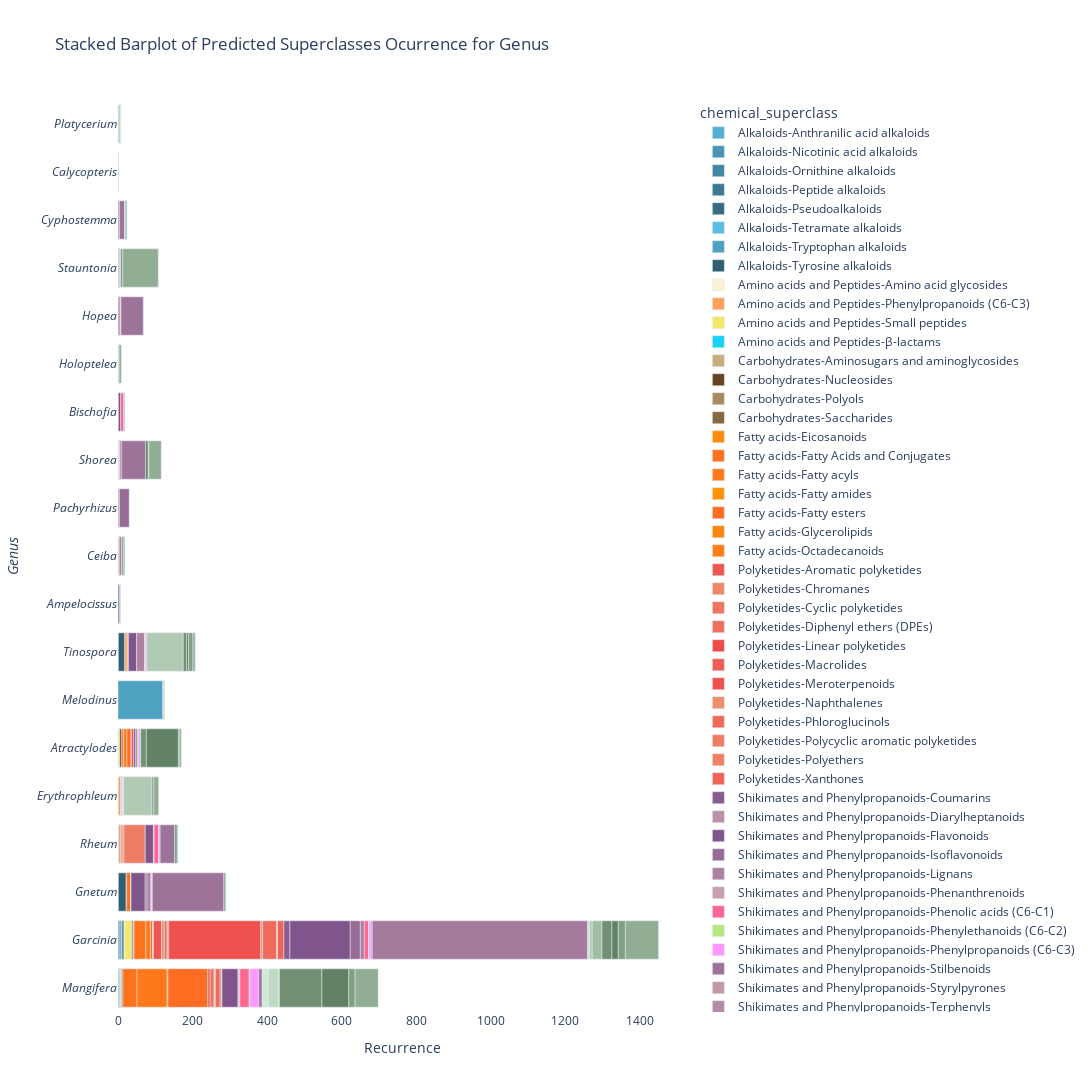

Write notebook code for a chart like this one.
### Markdown cell above
Generate une plot by GENUS and the chemical class

### Code cell
# Define base colors for each Pathway

pathway_colors = {
    'Terpenoids': ('#618264', '#D0E7D2'),  # Green start and lighter green end
    'Alkaloids': ('#305F72', '#5CBCE2'),   # Blue start and lighter blue end  
    'Shikimates and Phenylpropanoids': ('#80558C', '#CBA0AE'),  # Purple start and lighter purple end
    'Polyketides': ('#EF4B4B', '#EC8F6A'),  # Red start and lighter purple end
    'Fatty acids': ('#FF6C22', '#FF9209'),  # Orange start and lighter purple end
    'Amino acids and Peptides': ('#F4E869', '#FAF2D3'),  # Yellow start and lighter purple end
    'Carbohydrates': ('#65451F','#C8AE7D')  # Brown start and lighter purple end
}

def interpolate_color(color1, color2, factor: float):
    """Interpolate between two colors"""
    color1 = np.array(mcolors.to_rgb(color1))
    color2 = np.array(mcolors.to_rgb(color2))
    return mcolors.to_hex((1 - factor) * color1 + factor * color2)

def generate_shades(pathway, num_shades):
    base_color, end_color = pathway_colors.get(pathway, ('gray', 'lightgray'))
    if num_shades == 1:
        return [base_color]  # Return the base color if only one shade is requested
    shades = []
    for i in range(num_shades):
        factor = i / (num_shades - 1)
        shades.append(interpolate_color(base_color, end_color, factor))
    return shades


# Step 1: Initialize an empty DataFrame to store all data
all_data = pd.DataFrame(columns=['organism_taxonomy_08genus', 'chemical_superclass'])

# Step 2: Read data from all .tsv files in the output_folder
genus_data_folder = os.path.join(output_folder, 'genus_data')
for filename in os.listdir(genus_data_folder):
    if filename.endswith(".tsv"):
        file_data = pd.read_csv(os.path.join(genus_data_folder, filename), sep='\t')
        all_data = pd.concat([all_data, file_data])

# Step 3: Rename the "queried_taxaLabel" column to "species"
all_data.rename(columns={'organism_taxonomy_08genus': 'genus'}, inplace=True)

# Remove 'API Error-API Error' and 'Not Classified-Not Classified'
all_data = all_data[(all_data['chemical_superclass'] != 'API Error-API Error') & 
                    (all_data['chemical_superclass'] != 'Not Classified-Not Classified')]

def split_chemical_superclass(row):
    # Check if the value is a string before splitting
    if isinstance(row['chemical_superclass'], str):
        parts = row['chemical_superclass'].split('-')
        if len(parts) == 2:
            return parts[0], parts[1]  # Pathway and Superclass are present
        else:
            return parts[0], 'Unknown'  # Only Pathway is present, or the format is not as expected
    else:
        # Return default values if the entry is NaN or not a string
        return 'Unknown', 'Unknown'

# Apply the function to each row
all_data[['Pathway', 'superclass']] = all_data.apply(lambda row: split_chemical_superclass(row), axis=1, result_type='expand')

# Step 4: Process data for color mapping
color_map = {}
for pathway, superclasses in all_data.groupby('Pathway')['superclass'].unique().items():
    shades = generate_shades(pathway, len(superclasses))
    for superclass, shade in zip(superclasses, shades):
        color_map[f"{pathway}-{superclass}"] = shade

# Step 5: Group and aggregate data to calculate recurrence
agg_data = all_data.groupby(['genus', 'chemical_superclass']).size().reset_index(name='recurrence')

# Step 6: Create the stacked barplot with the custom color palette
fig = px.bar(agg_data, y=agg_data['genus'].apply(lambda x: f"<i>{x}</i>"), x='recurrence',
             title='Stacked Barplot of Predicted Superclasses Ocurrence for Genus',
             labels={'recurrence': 'Recurrence'},
             color='chemical_superclass',
             color_discrete_map=color_map,
             category_orders={'chemical_superclass': sorted(agg_data['chemical_superclass'].unique())},
             orientation='h')

# Modify the y-axis label
fig.update_yaxes(title_text='<i>Genus<i>')

# Set a white background
fig.update_layout(plot_bgcolor='white')

# Modify the size of the figure
fig.update_layout(width=1500, height=1600)

# Save the figure as an HTML file
fig.write_html(f'{output_folder}Wikidata_superclass_barplot_genus.html')

# Show the figure
fig.show()

### Figure 1 — Plotly figure (JSON) as saved in the notebook; plotly's stock layout.template omitted (floating-point values rounded to 4 significant figures)
{"data": [{"alignmentgroup": "True", "hovertemplate": "chemical_superclass=Alkaloids-Anthranilic acid alkaloids<br>Recurrence=%{x}<br>y=%{y}<extra></extra>", "legendgroup": "Alkaloids-Anthranilic acid alkaloids", "marker": {"color": "#56afd2", "pattern": {"shape": ""}}, "name": "Alkaloids-Anthranilic acid alkaloids", "offsetgroup": "Alkaloids-Anthranilic acid alkaloids", "orientation": "h", "showlegend": true, "textposition": "auto", "type": "bar", "x": [1], "xaxis": "x", "y": ["<i>Mangifera</i>"], "yaxis": "y"}, {"alignmentgroup": "True", "hovertemplate": "chemical_superclass=Alkaloids-Nicotinic acid alkaloids<br>Recurrence=%{x}<br>y=%{y}<extra></extra>", "legendgroup": "Alkaloids-Nicotinic acid alkaloids", "marker": {"color": "#4994b2", "pattern": {"shape": ""}}, "name": "Alkaloids-Nicotinic acid alkaloids", "offsetgroup": "Alkaloids-Nicotinic acid alkaloids", "orientation": "h", "showlegend": true, "textposition": "auto", "type": "bar", "x": [3, 1, 2], "xaxis": "x", "y": ["<i>Garcinia</i>", "<i>Gnetum</i>", "<i>Mangifera</i>"], "yaxis": "y"}, {"alignmentgroup": "True", "hovertemplate": "chemical_superclass=Alkaloids-Ornithine alkaloids<br>Recurrence=%{x}<br>y=%{y}<extra></extra>", "legendgroup": "Alkaloids-Ornithine alkaloids", "marker": {"color": "#4387a2", "pattern": {"shape": ""}}, "name": "Alkaloids-Ornithine alkaloids", "offsetgroup": "Alkaloids-Ornithine alkaloids", "orientation": "h", "showlegend": true, "textposition": "auto", "type": "bar", "x": [3, 1], "xaxis": "x", "y": ["<i>Garcinia</i>", "<i>Rheum</i>"], "yaxis": "y"}, {"alignmentgroup": "True", "hovertemplate": "chemical_superclass=Alkaloids-Peptide alkaloids<br>Recurrence=%{x}<br>y=%{y}<extra></extra>", "legendgroup": "Alkaloids-Peptide alkaloids", "marker": {"color": "#3d7a92", "pattern": {"shape": ""}}, "name": "Alkaloids-Peptide alkaloids", "offsetgroup": "Alkaloids-Peptide alkaloids", "orientation": "h", "showlegend": true, "textposition": "auto", "type": "bar", "x": [1], "xaxis": "x", "y": ["<i>Erythrophleum</i>"], "yaxis": "y"}, {"alignmentgroup": "True", "hovertemplate": "chemical_superclass=Alkaloids-Pseudoalkaloids<br>Recurrence=%{x}<br>y=%{y}<extra></extra>", "legendgroup": "Alkaloids-Pseudoalkaloids", "marker": {"color": "#366c82", "pattern": {"shape": ""}}, "name": "Alkaloids-Pseudoalkaloids", "offsetgroup": "Alkaloids-Pseudoalkaloids", "orientation": "h", "showlegend": true, "textposition": "auto", "type": "bar", "x": [1, 4, 2], "xaxis": "x", "y": ["<i>Atractylodes</i>", "<i>Garcinia</i>", "<i>Mangifera</i>"], "yaxis": "y"}, {"alignmentgroup": "True", "hovertemplate": "chemical_superclass=Alkaloids-Tetramate alkaloids<br>Recurrence=%{x}<br>y=%{y}<extra></extra>", "legendgroup": "Alkaloids-Tetramate alkaloids", "marker": {"color": "#5cbce2", "pattern": {"shape": ""}}, "name": "Alkaloids-Tetramate alkaloids", "offsetgroup": "Alkaloids-Tetramate alkaloids", "orientation": "h", "showlegend": true, "textposition": "auto", "type": "bar", "x": [1], "xaxis": "x", "y": ["<i>Mangifera</i>"], "yaxis": "y"}, {"alignmentgroup": "True", "hovertemplate": "chemical_superclass=Alkaloids-Tryptophan alkaloids<br>Recurrence=%{x}<br>y=%{y}<extra></extra>", "legendgroup": "Alkaloids-Tryptophan alkaloids", "marker": {"color": "#4fa1c2", "pattern": {"shape": ""}}, "name": "Alkaloids-Tryptophan alkaloids", "offsetgroup": "Alkaloids-Tryptophan alkaloids", "orientation": "h", "showlegend": true, "textposition": "auto", "type": "bar", "x": [1, 120, 1, 1], "xaxis": "x", "y": ["<i>Garcinia</i>", "<i>Melodinus</i>", "<i>Rheum</i>", "<i>Tinospora</i>"], "yaxis": "y"}, {"alignmentgroup": "True", "hovertemplate": "chemical_superclass=Alkaloids-Tyrosine alkaloids<br>Recurrence=%{x}<br>y=%{y}<extra></extra>", "legendgroup": "Alkaloids-Tyrosine alkaloids", "marker": {"color": "#305f72", "pattern": {"shape": ""}}, "name": "Alkaloids-Tyrosine alkaloids", "offsetgroup": "Alkaloids-Tyrosine alkaloids", "orientation": "h", "showlegend": true, "textposition": "auto", "type": "bar", "x": [3, 5, 21, 1, 1, 17], "xaxis": "x", "y": ["<i>Ampelocissus</i>", "<i>Garcinia</i>", "<i>Gnetum</i>", "<i>Mangifera</i>", "<i>Melodinus</i>", "<i>Tinospora</i>"], "yaxis": "y"}, {"alignmentgroup": "True", "hovertemplate": "chemical_superclass=Amino acids and Peptides-Amino acid glycosides<br>Recurrence=%{x}<br>y=%{y}<extra></extra>", "legendgroup": "Amino acids and Peptides-Amino acid glycosides", "marker": {"color": "#faf2d3", "pattern": {"shape": ""}}, "name": "Amino acids and Peptides-Amino acid glycosides", "offsetgroup": "Amino acids and Peptides-Amino acid glycosides", "orientation": "h", "showlegend": true, "textposition": "auto", "type": "bar", "x": [2], "xaxis": "x", "y": ["<i>Garcinia</i>"], "yaxis": "y"}, {"alignmentgroup": "True", "hovertemplate": "chemical_superclass=Amino acids and Peptides-Phenylpropanoids (C6-C3)<br>Recurrence=%{x}<br>y=%{y}<extra></extra>", "legendgroup": "Amino acids and Peptides-Phenylpropanoids (C6-C3)", "marker": {"color": "#FFA15A", "pattern": {"shape": ""}}, "name": "Amino acids and Peptides-Phenylpropanoids (C6-C3)", "offsetgroup": "Amino acids and Peptides-Phenylpropanoids (C6-C3)", "orientation": "h", "showlegend": true, "textposition": "auto", "type": "bar", "x": [6, 7], "xaxis": "x", "y": ["<i>Erythrophleum</i>", "<i>Tinospora</i>"], "yaxis": "y"}, {"alignmentgroup": "True", "hovertemplate": "chemical_superclass=Amino acids and Peptides-Small peptides<br>Recurrence=%{x}<br>y=%{y}<extra></extra>", "legendgroup": "Amino acids and Peptides-Small peptides", "marker": {"color": "#f4e869", "pattern": {"shape": ""}}, "name": "Amino acids and Peptides-Small peptides", "offsetgroup": "Amino acids and Peptides-Small peptides", "orientation": "h", "showlegend": true, "textposition": "auto", "type": "bar", "x": [4, 18, 2, 1], "xaxis": "x", "y": ["<i>Atractylodes</i>", "<i>Garcinia</i>", "<i>Mangifera</i>", "<i>Rheum</i>"], "yaxis": "y"}, {"alignmentgroup": "True", "hovertemplate": "chemical_superclass=Amino acids and Peptides-β-lactams<br>Recurrence=%{x}<br>y=%{y}<extra></extra>", "legendgroup": "Amino acids and Peptides-β-lactams", "marker": {"color": "#19d3f3", "pattern": {"shape": ""}}, "name": "Amino acids and Peptides-β-lactams", "offsetgroup": "Amino acids and Peptides-β-lactams", "orientation": "h", "showlegend": true, "textposition": "auto", "type": "bar", "x": [1], "xaxis": "x", "y": ["<i>Melodinus</i>"], "yaxis": "y"}, {"alignmentgroup": "True", "hovertemplate": "chemical_superclass=Carbohydrates-Aminosugars and aminoglycosides<br>Recurrence=%{x}<br>y=%{y}<extra></extra>", "legendgroup": "Carbohydrates-Aminosugars and aminoglycosides", "marker": {"color": "#c8ae7d", "pattern": {"shape": ""}}, "name": "Carbohydrates-Aminosugars and aminoglycosides", "offsetgroup": "Carbohydrates-Aminosugars and aminoglycosides", "orientation": "h", "showlegend": true, "textposition": "auto", "type": "bar", "x": [1], "xaxis": "x", "y": ["<i>Garcinia</i>"], "yaxis": "y"}, {"alignmentgroup": "True", "hovertemplate": "chemical_superclass=Carbohydrates-Nucleosides<br>Recurrence=%{x}<br>y=%{y}<extra></extra>", "legendgroup": "Carbohydrates-Nucleosides", "marker": {"color": "#65451f", "pattern": {"shape": ""}}, "name": "Carbohydrates-Nucleosides", "offsetgroup": "Carbohydrates-Nucleosides", "orientation": "h", "showlegend": true, "textposition": "auto", "type": "bar", "x": [5, 1, 1], "xaxis": "x", "y": ["<i>Atractylodes</i>", "<i>Garcinia</i>", "<i>Mangifera</i>"], "yaxis": "y"}, {"alignmentgroup": "True", "hovertemplate": "chemical_superclass=Carbohydrates-Polyols<br>Recurrence=%{x}<br>y=%{y}<extra></extra>", "legendgroup": "Carbohydrates-Polyols", "marker": {"color": "#a78b5e", "pattern": {"shape": ""}}, "name": "Carbohydrates-Polyols", "offsetgroup": "Carbohydrates-Polyols", "orientation": "h", "showlegend": true, "textposition": "auto", "type": "bar", "x": [1], "xaxis": "x", "y": ["<i>Erythrophleum</i>"], "yaxis": "y"}, {"alignmentgroup": "True", "hovertemplate": "chemical_superclass=Carbohydrates-Saccharides<br>Recurrence=%{x}<br>y=%{y}<extra></extra>", "legendgroup": "Carbohydrates-Saccharides", "marker": {"color": "#86683e", "pattern": {"shape": ""}}, "name": "Carbohydrates-Saccharides", "offsetgroup": "Carbohydrates-Saccharides", "orientation": "h", "showlegend": true, "textposition": "auto", "type": "bar", "x": [1, 4, 1, 3, 2], "xaxis": "x", "y": ["<i>Ceiba</i>", "<i>Garcinia</i>", "<i>Gnetum</i>", "<i>Mangifera</i>", "<i>Pachyrhizus</i>"], "yaxis": "y"}, {"alignmentgroup": "True", "hovertemplate": "chemical_superclass=Fatty acids-Eicosanoids<br>Recurrence=%{x}<br>y=%{y}<extra></extra>", "legendgroup": "Fatty acids-Eicosanoids", "marker": {"color": "#ff8c0d", "pattern": {"shape": ""}}, "name": "Fatty acids-Eicosanoids", "offsetgroup": "Fatty acids-Eicosanoids", "orientation": "h", "showlegend": true, "textposition": "auto", "type": "bar", "x": [1], "xaxis": "x", "y": ["<i>Garcinia</i>"], "yaxis": "y"}, {"alignmentgroup": "True", "hovertemplate": "chemical_superclass=Fatty acids-Fatty Acids and Conjugates<br>Recurrence=%{x}<br>y=%{y}<extra></extra>", "legendgroup": "Fatty acids-Fatty Acids and Conjugates", "marker": {"color": "#ff721e", "pattern": {"shape": ""}}, "name": "Fatty acids-Fatty Acids and Conjugates", "offsetgroup": "Fatty acids-Fatty Acids and Conjugates", "orientation": "h", "showlegend": true, "textposition": "auto", "type": "bar", "x": [5, 2, 32, 11, 38, 4, 1], "xaxis": "x", "y": ["<i>Atractylodes</i>", "<i>Ceiba</i>", "<i>Garcinia</i>", "<i>Gnetum</i>", "<i>Mangifera</i>", "<i>Rheum</i>", "<i>Shorea</i>"], "yaxis": "y"}, {"alignmentgroup": "True", "hovertemplate": "chemical_superclass=Fatty acids-Fatty acyls<br>Recurrence=%{x}<br>y=%{y}<extra></extra>", "legendgroup": "Fatty acids-Fatty acyls", "marker": {"color": "#ff791a", "pattern": {"shape": ""}}, "name": "Fatty acids-Fatty acyls", "offsetgroup": "Fatty acids-Fatty acyls", "orientation": "h", "showlegend": true, "textposition": "auto", "type": "bar", "x": [9, 1, 12, 2, 81, 2], "xaxis": "x", "y": ["<i>Atractylodes</i>", "<i>Bischofia</i>", "<i>Garcinia</i>", "<i>Holoptelea</i>", "<i>Mangifera</i>", "<i>Tinospora</i>"], "yaxis": "y"}, {"alignmentgroup": "True", "hovertemplate": "chemical_superclass=Fatty acids-Fatty amides<br>Recurrence=%{x}<br>y=%{y}<extra></extra>", "legendgroup": "Fatty acids-Fatty amides", "marker": {"color": "#ff9209", "pattern": {"shape": ""}}, "name": "Fatty acids-Fatty amides", "offsetgroup": "Fatty acids-Fatty amides", "orientation": "h", "showlegend": true, "textposition": "auto", "type": "bar", "x": [2], "xaxis": "x", "y": ["<i>Mangifera</i>"], "yaxis": "y"}, {"alignmentgroup": "True", "hovertemplate": "chemical_superclass=Fatty acids-Fatty esters<br>Recurrence=%{x}<br>y=%{y}<extra></extra>", "legendgroup": "Fatty acids-Fatty esters", "marker": {"color": "#ff6c22", "pattern": {"shape": ""}}, "name": "Fatty acids-Fatty esters", "offsetgroup": "Fatty acids-Fatty esters", "orientation": "h", "showlegend": true, "textposition": "auto", "type": "bar", "x": [11, 6, 107, 1, 1], "xaxis": "x", "y": ["<i>Atractylodes</i>", "<i>Garcinia</i>", "<i>Mangifera</i>", "<i>Shorea</i>", "<i>Tinospora</i>"], "yaxis": "y"}, {"alignmentgroup": "True", "hovertemplate": "chemical_superclass=Fatty acids-Glycerolipids<br>Recurrence=%{x}<br>y=%{y}<extra></extra>", "legendgroup": "Fatty acids-Glycerolipids", "marker": {"color": "#ff8511", "pattern": {"shape": ""}}, "name": "Fatty acids-Glycerolipids", "offsetgroup": "Fatty acids-Glycerolipids", "orientation": "h", "showlegend": true, "textposition": "auto", "type": "bar", "x": [1], "xaxis": "x", "y": ["<i>Garcinia</i>"], "yaxis": "y"}, {"alignmentgroup": "True", "hovertemplate": "chemical_superclass=Fatty acids-Octadecanoids<br>Recurrence=%{x}<br>y=%{y}<extra></extra>", "legendgroup": "Fatty acids-Octadecanoids", "marker": {"color": "#ff7f16", "pattern": {"shape": ""}}, "name": "Fatty acids-Octadecanoids", "offsetgroup": "Fatty acids-Octadecanoids", "orientation": "h", "showlegend": true, "textposition": "auto", "type": "bar", "x": [1, 1], "xaxis": "x", "y": ["<i>Garcinia</i>", "<i>Shorea</i>"], "yaxis": "y"}, {"alignmentgroup": "True", "hovertemplate": "chemical_superclass=Polyketides-Aromatic polyketides<br>Recurrence=%{x}<br>y=%{y}<extra></extra>", "legendgroup": "Polyketides-Aromatic polyketides", "marker": {"color": "#ee5751", "pattern": {"shape": ""}}, "name": "Polyketides-Aromatic polyketides", "offsetgroup": "Polyketides-Aromatic polyketides", "orientation": "h", "showlegend": true, "textposition": "auto", "type": "bar", "x": [1, 22, 3, 6, 1, 1, 1], "xaxis": "x", "y": ["<i>Atractylodes</i>", "<i>Garcinia</i>", "<i>Hopea</i>", "<i>Mangifera</i>", "<i>Melodinus</i>", "<i>Shorea</i>", "<i>Stauntonia</i>"], "yaxis": "y"}, {"alignmentgroup": "True", "hovertemplate": "chemical_superclass=Polyketides-Chromanes<br>Recurrence=%{x}<br>y=%{y}<extra></extra>", "legendgroup": "Polyketides-Chromanes", "marker": {"color": "#ec8967", "pattern": {"shape": ""}}, "name": "Polyketides-Chromanes", "offsetgroup": "Polyketides-Chromanes", "orientation": "h", "showlegend": true, "textposition": "auto", "type": "bar", "x": [7, 4], "xaxis": "x", "y": ["<i>Garcinia</i>", "<i>Rheum</i>"], "yaxis": "y"}, {"alignmentgroup": "True", "hovertemplate": "chemical_superclass=Polyketides-Cyclic polyketides<br>Recurrence=%{x}<br>y=%{y}<extra></extra>", "legendgroup": "Polyketides-Cyclic polyketides", "marker": {"color": "#ed765f", "pattern": {"shape": ""}}, "name": "Polyketides-Cyclic polyketides", "offsetgroup": "Polyketides-Cyclic polyketides", "orientation": "h", "showlegend": true, "textposition": "auto", "type": "bar", "x": [8, 11], "xaxis": "x", "y": ["<i>Garcinia</i>", "<i>Mangifera</i>"], "yaxis": "y"}, {"alignmentgroup": "True", "hovertemplate": "chemical_superclass=Polyketides-Diphenyl ethers (DPEs)<br>Recurrence=%{x}<br>y=%{y}<extra></extra>", "legendgroup": "Polyketides-Diphenyl ethers (DPEs)", "marker": {"color": "#ed705c", "pattern": {"shape": ""}}, "name": "Polyketides-Diphenyl ethers (DPEs)", "offsetgroup": "Polyketides-Diphenyl ethers (DPEs)", "orientation": "h", "showlegend": true, "textposition": "auto", "type": "bar", "x": [1], "xaxis": "x", "y": ["<i>Garcinia</i>"], "yaxis": "y"}, {"alignmentgroup": "True", "hovertemplate": "chemical_superclass=Polyketides-Linear polyketides<br>Recurrence=%{x}<br>y=%{y}<extra></extra>", "legendgroup": "Polyketides-Linear polyketides", "marker": {"color": "#ef4b4b", "pattern": {"shape": ""}}, "name": "Polyketides-Linear polyketides", "offsetgroup": "Polyketides-Linear polyketides", "orientation": "h", "showlegend": true, "textposition": "auto", "type": "bar", "x": [2], "xaxis": "x", "y": ["<i>Ampelocissus</i>"], "yaxis": "y"}, {"alignmentgroup": "True", "hovertemplate": "chemical_superclass=Polyketides-Macrolides<br>Recurrence=%{x}<br>y=%{y}<extra></extra>", "legendgroup": "Polyketides-Macrolides", "marker": {"color": "#ee5e53", "pattern": {"shape": ""}}, "name": "Polyketides-Macrolides", "offsetgroup": "Polyketides-Macrolides", "orientation": "h", "showlegend": true, "textposition": "auto", "type": "bar", "x": [1, 3, 1], "xaxis": "x", "y": ["<i>Cyphostemma</i>", "<i>Garcinia</i>", "<i>Mangifera</i>"], "yaxis": "y"}, {"alignmentgroup": "True", "hovertemplate": "chemical_superclass=Polyketides-Meroterpenoids<br>Recurrence=%{x}<br>y=%{y}<extra></extra>", "legendgroup": "Polyketides-Meroterpenoids", "marker": {"color": "#ef514e", "pattern": {"shape": ""}}, "name": "Polyketides-Meroterpenoids", "offsetgroup": "Polyketides-Meroterpenoids", "orientation": "h", "showlegend": true, "textposition": "auto", "type": "bar", "x": [6, 247, 1], "xaxis": "x", "y": ["<i>Atractylodes</i>", "<i>Garcinia</i>", "<i>Mangifera</i>"], "yaxis": "y"}, {"alignmentgroup": "True", "hovertemplate": "chemical_superclass=Polyketides-Naphthalenes<br>Recurrence=%{x}<br>y=%{y}<extra></extra>", "legendgroup": "Polyketides-Naphthalenes", "marker": {"color": "#ec8f6a", "pattern": {"shape": ""}}, "name": "Polyketides-Naphthalenes", "offsetgroup": "Polyketides-Naphthalenes", "orientation": "h", "showlegend": true, "textposition": "auto", "type": "bar", "x": [5, 1, 5], "xaxis": "x", "y": ["<i>Garcinia</i>", "<i>Mangifera</i>", "<i>Rheum</i>"], "yaxis": "y"}, {"alignmentgroup": "True", "hovertemplate": "chemical_superclass=Polyketides-Phloroglucinols<br>Recurrence=%{x}<br>y=%{y}<extra></extra>", "legendgroup": "Polyketides-Phloroglucinols", "marker": {"color": "#ee6a59", "pattern": {"shape": ""}}, "name": "Polyketides-Phloroglucinols", "offsetgroup": "Polyketides-Phloroglucinols", "orientation": "h", "showlegend": true, "textposition": "auto", "type": "bar", "x": [38, 13], "xaxis": "x", "y": ["<i>Garcinia</i>", "<i>Mangifera</i>"], "yaxis": "y"}, {"alignmentgroup": "True", "hovertemplate": "chemical_superclass=Polyketides-Polycyclic aromatic polyketides<br>Recurrence=%{x}<br>y=%{y}<extra></extra>", "legendgroup": "Polyketides-Polycyclic aromatic polyketides", "marker": {"color": "#ed7c62", "pattern": {"shape": ""}}, "name": "Polyketides-Polycyclic aromatic polyketides", "offsetgroup": "Polyketides-Polycyclic aromatic polyketides", "orientation": "h", "showlegend": true, "textposition": "auto", "type": "bar", "x": [1, 57, 1], "xaxis": "x", "y": ["<i>Garcinia</i>", "<i>Rheum</i>", "<i>Shorea</i>"], "yaxis": "y"}, {"alignmentgroup": "True", "hovertemplate": "chemical_superclass=Polyketides-Polyethers<br>Recurrence=%{x}<br>y=%{y}<extra></extra>", "legendgroup": "Polyketides-Polyethers", "marker": {"color": "#ed8364", "pattern": {"shape": ""}}, "name": "Polyketides-Polyethers", "offsetgroup": "Polyketides-Polyethers", "orientation": "h", "showlegend": true, "textposition": "auto", "type": "bar", "x": [1], "xaxis": "x", "y": ["<i>Garcinia</i>"], "yaxis": "y"}, {"alignmentgroup": "True", "hovertemplate": "chemical_superclass=Polyketides-Xanthones<br>Recurrence=%{x}<br>y=%{y}<extra></extra>", "legendgroup": "Polyketides-Xanthones", "marker": {"color": "#ee6456", "pattern": {"shape": ""}}, "name": "Polyketides-Xanthones", "offsetgroup": "Polyketides-Xanthones", "orientation": "h", "showlegend": true, "textposition": "auto", "type": "bar", "x": [17, 4], "xaxis": "x", "y": ["<i>Garcinia</i>", "<i>Mangifera</i>"], "yaxis": "y"}, {"alignmentgroup": "True", "hovertemplate": "chemical_superclass=Shikimates and Phenylpropanoids-Coumarins<br>Recurrence=%{x}<br>y=%{y}<extra></extra>", "legendgroup": "Shikimates and Phenylpropanoids-Coumarins", "marker": {"color": "#885c8f", "pattern": {"shape": ""}}, "name": "Shikimates and Phenylpropanoids-Coumarins", "offsetgroup": "Shikimates and Phenylpropanoids-Coumarins", "orientation": "h", "showlegend": true, "textposition": "auto", "type": "bar", "x": [5, 16, 3, 1, 2, 1], "xaxis": "x", "y": ["<i>Atractylodes</i>", "<i>Garcinia</i>", "<i>Hopea</i>", "<i>Mangifera</i>", "<i>Pachyrhizus</i>", "<i>Shorea</i>"], "yaxis": "y"}, {"alignmentgroup": "True", "hovertemplate": "chemical_superclass=Shikimates and Phenylpropanoids-Diarylheptanoids<br>Recurrence=%{x}<br>y=%{y}<extra></extra>", "legendgroup": "Shikimates and Phenylpropanoids-Diarylheptanoids", "marker": {"color": "#bc91a7", "pattern": {"shape": ""}}, "name": "Shikimates and Phenylpropanoids-Diarylheptanoids", "offsetgroup": "Shikimates and Phenylpropanoids-Diarylheptanoids", "orientation": "h", "showlegend": true, "textposition": "auto", "type": "bar", "x": [1], "xaxis": "x", "y": ["<i>Gnetum</i>"], "yaxis": "y"}, {"alignmentgroup": "True", "hovertemplate": "chemical_superclass=Shikimates and Phenylpropanoids-Flavonoids<br>Recurrence=%{x}<br>y=%{y}<extra></extra>", "legendgroup": "Shikimates and Phenylpropanoids-Flavonoids", "marker": {"color": "#80558c", "pattern": {"shape": ""}}, "name": "Shikimates and Phenylpropanoids-Flavonoids", "offsetgroup": "Shikimates and Phenylpropanoids-Flavonoids", "orientation": "h", "showlegend": true, "textposition": "auto", "type": "bar", "x": [1, 4, 6, 1, 2, 3, 1, 162, 38, 1, 43, 22, 4, 1, 22], "xaxis": "x", "y": ["<i>Ampelocissus</i>", "<i>Atractylodes</i>", "<i>Bischofia</i>", "<i>Calycopteris</i>", "<i>Ceiba</i>", "<i>Cyphostemma</i>", "<i>Erythrophleum</i>", "<i>Garcinia</i>", "<i>Gnetum</i>", "<i>Hopea</i>", "<i>Mangifera</i>", "<i>Rheum</i>", "<i>Shorea</i>", "<i>Stauntonia</i>", "<i>Tinospora</i>"], "yaxis": "y"}, {"alignmentgroup": "True", "hovertemplate": "chemical_superclass=Shikimates and Phenylpropanoids-Isoflavonoids<br>Recurrence=%{x}<br>y=%{y}<extra></extra>", "legendgroup": "Shikimates and Phenylpropanoids-Isoflavonoids", "marker": {"color": "#966b96", "pattern": {"shape": ""}}, "name": "Shikimates and Phenylpropanoids-Isoflavonoids", "offsetgroup": "Shikimates and Phenylpropanoids-Isoflavonoids", "orientation": "h", "showlegend": true, "textposition": "auto", "type": "bar", "x": [5, 27, 5, 1, 26], "xaxis": "x", "y": ["<i>Ceiba</i>", "<i>Garcinia</i>", "<i>Gnetum</i>", "<i>Mangifera</i>", "<i>Pachyrhizus</i>"], "yaxis": "y"}, {"alignmentgroup": "True", "hovertemplate": "chemical_superclass=Shikimates and Phenylpropanoids-Lignans<br>Recurrence=%{x}<br>y=%{y}<extra></extra>", "legendgroup": "Shikimates and Phenylpropanoids-Lignans", "marker": {"color": "#ad82a0", "pattern": {"shape": ""}}, "name": "Shikimates and Phenylpropanoids-Lignans", "offsetgroup": "Shikimates and Phenylpropanoids-Lignans", "orientation": "h", "showlegend": true, "textposition": "auto", "type": "bar", "x": [11, 10, 1, 2, 2, 3, 21], "xaxis": "x", "y": ["<i>Garcinia</i>", "<i>Gnetum</i>", "<i>Hopea</i>", "<i>Mangifera</i>", "<i>Rheum</i>", "<i>Stauntonia</i>", "<i>Tinospora</i>"], "yaxis": "y"}, {"alignmentgroup": "True", "hovertemplate": "chemical_superclass=Shikimates and Phenylpropanoids-Phenanthrenoids<br>Recurrence=%{x}<br>y=%{y}<extra></extra>", "legendgroup": "Shikimates and Phenylpropanoids-Phenanthrenoids", "marker": {"color": "#cba0ae", "pattern": {"shape": ""}}, "name": "Shikimates and Phenylpropanoids-Phenanthrenoids", "offsetgroup": "Shikimates and Phenylpropanoids-Phenanthrenoids", "orientation": "h", "showlegend": true, "textposition": "auto", "type": "bar", "x": [2], "xaxis": "x", "y": ["<i>Mangifera</i>"], "yaxis": "y"}, {"alignmentgroup": "True", "hovertemplate": "chemical_superclass=Shikimates and Phenylpropanoids-Phenolic acids (C6-C1)<br>Recurrence=%{x}<br>y=%{y}<extra></extra>", "legendgroup": "Shikimates and Phenylpropanoids-Phenolic acids (C6-C1)", "marker": {"color": "#FF6692", "pattern": {"shape": ""}}, "name": "Shikimates and Phenylpropanoids-Phenolic acids (C6-C1)", "offsetgroup": "Shikimates and Phenylpropanoids-Phenolic acids (C6-C1)", "orientation": "h", "showlegend": true, "textposition": "auto", "type": "bar", "x": [8, 1, 1, 11, 2, 25, 12], "xaxis": "x", "y": ["<i>Bischofia</i>", "<i>Ceiba</i>", "<i>Erythrophleum</i>", "<i>Garcinia</i>", "<i>Gnetum</i>", "<i>Mangifera</i>", "<i>Rheum</i>"], "yaxis": "y"}, {"alignmentgroup": "True", "hovertemplate": "chemical_superclass=Shikimates and Phenylpropanoids-Phenylethanoids (C6-C2)<br>Recurrence=%{x}<br>y=%{y}<extra></extra>", "legendgroup": "Shikimates and Phenylpropanoids-Phenylethanoids (C6-C2)", "marker": {"color": "#B6E880", "pattern": {"shape": ""}}, "name": "Shikimates and Phenylpropanoids-Phenylethanoids (C6-C2)", "offsetgroup": "Shikimates and Phenylpropanoids-Phenylethanoids (C6-C2)", "orientation": "h", "showlegend": true, "textposition": "auto", "type": "bar", "x": [4, 1, 2, 2], "xaxis": "x", "y": ["<i>Atractylodes</i>", "<i>Garcinia</i>", "<i>Mangifera</i>", "<i>Tinospora</i>"], "yaxis": "y"}, {"alignmentgroup": "True", "hovertemplate": "chemical_superclass=Shikimates and Phenylpropanoids-Phenylpropanoids (C6-C3)<br>Recurrence=%{x}<br>y=%{y}<extra></extra>", "legendgroup": "Shikimates and Phenylpropanoids-Phenylpropanoids (C6-C3)", "marker": {"color": "#FF97FF", "pattern": {"shape": ""}}, "name": "Shikimates and Phenylpropanoids-Phenylpropanoids (C6-C3)", "offsetgroup": "Shikimates and Phenylpropanoids-Phenylpropanoids (C6-C3)", "orientation": "h", "showlegend": true, "textposition": "auto", "type": "bar", "x": [5, 2, 6, 2, 23, 4, 1, 4], "xaxis": "x", "y": ["<i>Atractylodes</i>", "<i>Erythrophleum</i>", "<i>Garcinia</i>", "<i>Gnetum</i>", "<i>Mangifera</i>", "<i>Rheum</i>", "<i>Stauntonia</i>", "<i>Tinospora</i>"], "yaxis": "y"}, {"alignmentgroup": "True", "hovertemplate": "chemical_superclass=Shikimates and Phenylpropanoids-Stilbenoids<br>Recurrence=%{x}<br>y=%{y}<extra></extra>", "legendgroup": "Shikimates and Phenylpropanoids-Stilbenoids", "marker": {"color": "#9e739a", "pattern": {"shape": ""}}, "name": "Shikimates and Phenylpropanoids-Stilbenoids", "offsetgroup": "Shikimates and Phenylpropanoids-Stilbenoids", "orientation": "h", "showlegend": true, "textposition": "auto", "type": "bar", "x": [14, 1, 192, 60, 39, 64], "xaxis": "x", "y": ["<i>Cyphostemma</i>", "<i>Erythrophleum</i>", "<i>Gnetum</i>", "<i>Hopea</i>", "<i>Rheum</i>", "<i>Shorea</i>"], "yaxis": "y"}, {"alignmentgroup": "True", "hovertemplate": "chemical_superclass=Shikimates and Phenylpropanoids-Styrylpyrones<br>Recurrence=%{x}<br>y=%{y}<extra></extra>", "legendgroup": "Shikimates and Phenylpropanoids-Styrylpyrones", "marker": {"color": "#c398ab", "pattern": {"shape": ""}}, "name": "Shikimates and Phenylpropanoids-Styrylpyrones", "offsetgroup": "Shikimates and Phenylpropanoids-Styrylpyrones", "orientation": "h", "showlegend": true, "textposition": "auto", "type": "bar", "x": [1], "xaxis": "x", "y": ["<i>Hopea</i>"], "yaxis": "y"}, {"alignmentgroup": "True", "hovertemplate": "chemical_superclass=Shikimates and Phenylpropanoids-Terphenyls<br>Recurrence=%{x}<br>y=%{y}<extra></extra>", "legendgroup": "Shikimates and Phenylpropanoids-Terphenyls", "marker": {"color": "#b48aa4", "pattern": {"shape": ""}}, "name": "Shikimates and Phenylpropanoids-Terphenyls", "offsetgroup": "Shikimates and Phenylpropanoids-Terphenyls", "orientation": "h", "showlegend": true, "textposition": "auto", "type": "bar", "x": [3], "xaxis": "x", "y": ["<i>Garcinia</i>"], "yaxis": "y"}, {"alignmentgroup": "True", "hovertemplate": "chemical_superclass=Shikimates and Phenylpropanoids-Xanthones<br>Recurrence=%{x}<br>y=%{y}<extra></extra>", "legendgroup": "Shikimates and Phenylpropanoids-Xanthones", "marker": {"color": "#a57a9d", "pattern": {"shape": ""}}, "name": "Shikimates and Phenylpropanoids-Xanthones", "offsetgroup": "Shikimates and Phenylpropanoids-Xanthones", "orientation": "h", "showlegend": true, "textposition": "auto", "type": "bar", "x": [578, 10], "xaxis": "x", "y": ["<i>Garcinia</i>", "<i>Mangifera</i>"], "yaxis": "y"}, {"alignmentgroup": "True", "hovertemplate": "chemical_superclass=Terpenoids-Apocarotenoids<br>Recurrence=%{x}<br>y=%{y}<extra></extra>", "legendgroup": "Terpenoids-Apocarotenoids", "marker": {"color": "#d0e7d2", "pattern": {"shape": ""}}, "name": "Terpenoids-Apocarotenoids", "offsetgroup": "Terpenoids-Apocarotenoids", "orientation": "h", "showlegend": true, "textposition": "auto", "type": "bar", "x": [1, 5, 16, 1], "xaxis": "x", "y": ["<i>Erythrophleum</i>", "<i>Garcinia</i>", "<i>Mangifera</i>", "<i>Stauntonia</i>"], "yaxis": "y"}, {"alignmentgroup": "True", "hovertemplate": "chemical_superclass=Terpenoids-Carotenoids (C40)<br>Recurrence=%{x}<br>y=%{y}<extra></extra>", "legendgroup": "Terpenoids-Carotenoids (C40)", "marker": {"color": "#c0d9c2", "pattern": {"shape": ""}}, "name": "Terpenoids-Carotenoids (C40)", "offsetgroup": "Terpenoids-Carotenoids (C40)", "orientation": "h", "showlegend": true, "textposition": "auto", "type": "bar", "x": [1, 28, 7], "xaxis": "x", "y": ["<i>Erythrophleum</i>", "<i>Mangifera</i>", "<i>Platycerium</i>"], "yaxis": "y"}, {"alignmentgroup": "True", "hovertemplate": "chemical_superclass=Terpenoids-Diterpenoids<br>Recurrence=%{x}<br>y=%{y}<extra></extra>", "legendgroup": "Terpenoids-Diterpenoids", "marker": {"color": "#b0cab3", "pattern": {"shape": ""}}, "name": "Terpenoids-Diterpenoids", "offsetgroup": "Terpenoids-Diterpenoids", "orientation": "h", "showlegend": true, "textposition": "auto", "type": "bar", "x": [1, 76, 7, 2, 2, 98], "xaxis": "x", "y": ["<i>Cyphostemma</i>", "<i>Erythrophleum</i>", "<i>Garcinia</i>", "<i>Mangifera</i>", "<i>Melodinus</i>", "<i>Tinospora</i>"], "yaxis": "y"}, {"alignmentgroup": "True", "hovertemplate": "chemical_superclass=Terpenoids-Meroterpenoids<br>Recurrence=%{x}<br>y=%{y}<extra></extra>", "legendgroup": "Terpenoids-Meroterpenoids", "marker": {"color": "#a0bca3", "pattern": {"shape": ""}}, "name": "Terpenoids-Meroterpenoids", "offsetgroup": "Terpenoids-Meroterpenoids", "orientation": "h", "showlegend": true, "textposition": "auto", "type": "bar", "x": [1, 26], "xaxis": "x", "y": ["<i>Atractylodes</i>", "<i>Garcinia</i>"], "yaxis": "y"}, {"alignmentgroup": "True", "hovertemplate": "chemical_superclass=Terpenoids-Monoterpenoids<br>Recurrence=%{x}<br>y=%{y}<extra></extra>", "legendgroup": "Terpenoids-Monoterpenoids", "marker": {"color": "#719074", "pattern": {"shape": ""}}, "name": "Terpenoids-Monoterpenoids", "offsetgroup": "Terpenoids-Monoterpenoids", "orientation": "h", "showlegend": true, "textposition": "auto", "type": "bar", "x": [15, 27, 114, 9], "xaxis": "x", "y": ["<i>Atractylodes</i>", "<i>Garcinia</i>", "<i>Mangifera</i>", "<i>Tinospora</i>"], "yaxis": "y"}, {"alignmentgroup": "True", "hovertemplate": "chemical_superclass=Terpenoids-Sesquiterpenoids<br>Recurrence=%{x}<br>y=%{y}<extra></extra>", "legendgroup": "Terpenoids-Sesquiterpenoids", "marker": {"color": "#618264", "pattern": {"shape": ""}}, "name": "Terpenoids-Sesquiterpenoids", "offsetgroup": "Terpenoids-Sesquiterpenoids", "orientation": "h", "showlegend": true, "textposition": "auto", "type": "bar", "x": [86, 4, 2, 17, 72, 7, 5], "xaxis": "x", "y": ["<i>Atractylodes</i>", "<i>Ceiba</i>", "<i>Cyphostemma</i>", "<i>Garcinia</i>", "<i>Mangifera</i>", "<i>Shorea</i>", "<i>Tinospora</i>"], "yaxis": "y"}, {"alignmentgroup": "True", "hovertemplate": "chemical_superclass=Terpenoids-Steroids<br>Recurrence=%{x}<br>y=%{y}<extra></extra>", "legendgroup": "Terpenoids-Steroids", "marker": {"color": "#819f83", "pattern": {"shape": ""}}, "name": "Terpenoids-Steroids", "offsetgroup": "Terpenoids-Steroids", "orientation": "h", "showlegend": true, "textposition": "auto", "type": "bar", "x": [4, 3, 5, 19, 5, 1, 17, 7, 2, 6, 12], "xaxis": "x", "y": ["<i>Atractylodes</i>", "<i>Ceiba</i>", "<i>Erythrophleum</i>", "<i>Garcinia</i>", "<i>Gnetum</i>", "<i>Holoptelea</i>", "<i>Mangifera</i>", "<i>Rheum</i>", "<i>Shorea</i>", "<i>Stauntonia</i>", "<i>Tinospora</i>"], "yaxis": "y"}, {"alignmentgroup": "True", "hovertemplate": "chemical_superclass=Terpenoids-Triterpenoids<br>Recurrence=%{x}<br>y=%{y}<extra></extra>", "legendgroup": "Terpenoids-Triterpenoids", "marker": {"color": "#91ad93", "pattern": {"shape": ""}}, "name": "Terpenoids-Triterpenoids", "offsetgroup": "Terpenoids-Triterpenoids", "orientation": "h", "showlegend": true, "textposition": "auto", "type": "bar", "x": [4, 3, 3, 13, 89, 1, 6, 62, 2, 33, 95, 6], "xaxis": "x", "y": ["<i>Atractylodes</i>", "<i>Bischofia</i>", "<i>Cyphostemma</i>", "<i>Erythrophleum</i>", "<i>Garcinia</i>", "<i>Gnetum</i>", "<i>Holoptelea</i>", "<i>Mangifera</i>", "<i>Rheum</i>", "<i>Shorea</i>", "<i>Stauntonia</i>", "<i>Tinospora</i>"], "yaxis": "y"}], "layout": {"barmode": "relative", "height": 1600, "legend": {"title": {"text": "chemical_superclass"}, "tracegroupgap": 0}, "plot_bgcolor": "white", "title": {"text": "Stacked Barplot of Predicted Superclasses Ocurrence for Genus"}, "width": 1500, "xaxis": {"anchor": "y", "domain": [0, 1], "title": {"text": "Recurrence"}}, "yaxis": {"anchor": "x", "domain": [0, 1], "title": {"text": "<i>Genus<i>"}}}}
